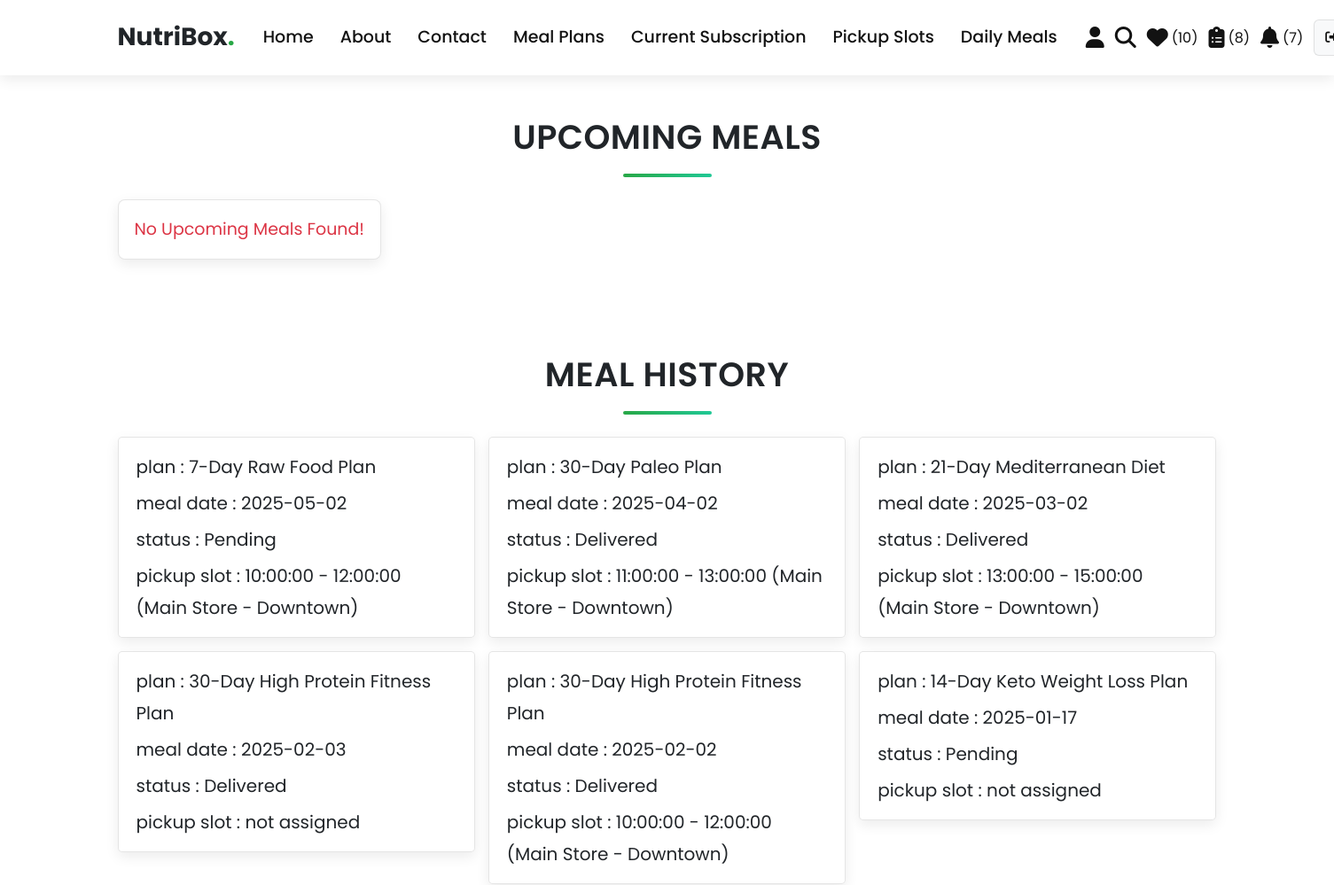
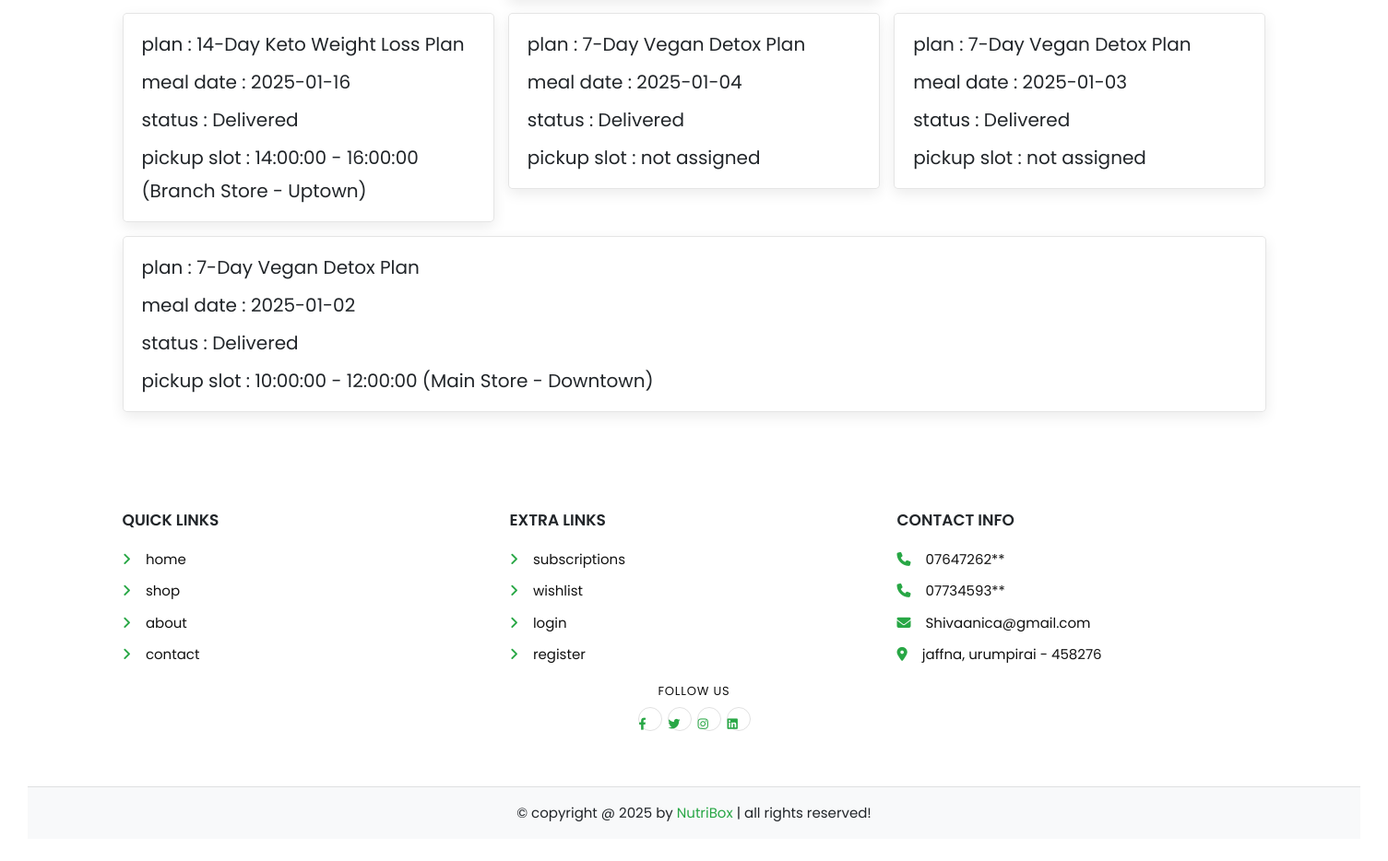
The app's page /user/daily_meals.php (signed in) with its own data (2 pictures, top to bottom).
### tables this page shows
CREATE TABLE IF NOT EXISTS subscription_meals (
  id INT(100) NOT NULL AUTO_INCREMENT,
  subscription_id INT(100) NOT NULL,
  meal_date DATE NOT NULL,
  status VARCHAR(20) NOT NULL DEFAULT 'Pending',
  created_at TIMESTAMP NOT NULL DEFAULT CURRENT_TIMESTAMP,
  PRIMARY KEY (id),
  UNIQUE KEY unique_subscription_meal_date (subscription_id, meal_date),
  KEY idx_subscription_id (subscription_id),
  KEY idx_meal_date (meal_date)
);

CREATE TABLE IF NOT EXISTS meal_plans (
  id INT(100) NOT NULL AUTO_INCREMENT,
  name VARCHAR(100) NOT NULL,
  description VARCHAR(500) NOT NULL,
  price INT(100) NOT NULL,
  duration INT(10) NOT NULL COMMENT 'Duration in days',
  calories INT(10) NOT NULL,
  diet_type VARCHAR(50) NOT NULL,
  image VARCHAR(100) NOT NULL,
  PRIMARY KEY (id)
);

CREATE TABLE IF NOT EXISTS subscription_pickup_slots (
  id INT(100) NOT NULL AUTO_INCREMENT,
  subscription_id INT(100) NOT NULL,
  pickup_slot_id INT(100) DEFAULT NULL,
  pickup_date DATE NOT NULL,
  time_from TIME NOT NULL,
  time_to TIME NOT NULL,
  location VARCHAR(255) NOT NULL,
  status VARCHAR(20) NOT NULL DEFAULT 'Assigned',
  created_at TIMESTAMP NOT NULL DEFAULT CURRENT_TIMESTAMP,
  updated_at TIMESTAMP NOT NULL DEFAULT CURRENT_TIMESTAMP ON UPDATE CURRENT_TIMESTAMP,
  PRIMARY KEY (id),
  KEY idx_subscription_id (subscription_id),
  KEY idx_pickup_slot_id (pickup_slot_id)
);

### user/daily_meals.php (the view, shortened to what this page needs)
<?php
@include "../config.php";
$user_id = $_SESSION["user_id"];
$upcoming = $conn->prepare(
    "SELECT sm.*, m.name AS meal_name, sps.time_from, sps.time_to, sps.location, sps.status AS pickup_status
     FROM `subscription_meals` AS sm
     INNER JOIN `subscriptions` AS s ON sm.subscription_id = s.id
     INNER JOIN `meal_plans` AS m ON s.meal_plan_id = m.id
     LEFT JOIN `subscription_pickup_slots` AS sps
       ON sps.subscription_id = sm.subscription_id AND sps.pickup_date = sm.meal_date AND sps.status != 'Cancelled'
     WHERE s.user_id = ? AND sm.meal_date >= CURDATE()
     ORDER BY sm.meal_date ASC, sm.id ASC",
);
$upcoming->execute([$user_id]);
$history = $conn->prepare(
    "SELECT sm.*, m.name AS meal_name, sps.time_from, sps.time_to, sps.location, sps.status AS pickup_status
     FROM `subscription_meals` AS sm
     INNER JOIN `subscriptions` AS s ON sm.subscription_id = s.id
     INNER JOIN `meal_plans` AS m ON s.meal_plan_id = m.id
     LEFT JOIN `subscription_pickup_slots` AS sps
       ON sps.subscription_id = sm.subscription_id AND sps.pickup_date = sm.meal_date AND sps.status != 'Cancelled'
     WHERE s.user_id = ? AND sm.meal_date < CURDATE()
     ORDER BY sm.meal_date DESC, sm.id DESC",
);
$history->execute([$user_id]);
?>
<!DOCTYPE html>
<html lang="en">
<head>
   <link rel="stylesheet" href="https://cdnjs.cloudflare.com/ajax/libs/font-awesome/6.1.1/css/all.min.css">
   <link rel="stylesheet" href="css/user_style.css">
</head>
<body>
<?php include "user_header.php"; ?>
<section class="placed-orders">
   <h1 class="title">upcoming meals</h1>
   <div class="box-container">
      <?php if ($upcoming->rowCount() > 0) {
          while ($meal = $upcoming->fetch(PDO::FETCH_ASSOC)) { ?>
      <div class="box">
         <p> plan : <span><?= $meal["meal_name"] ?></span> </p>
         <p> meal date : <span><?= $meal["meal_date"] ?></span> </p>
         <p> status : <span><?= $meal["status"] ?></span> </p>
         <p> pickup slot : <span>
            <?php if (!empty($meal["time_from"])) { ?>
               <?= $meal["time_from"] ?> - <?= $meal["time_to"] ?> (<?= $meal[
     "location"
 ] ?>)
            <?php } else { ?>
               not assigned
            <?php } ?>
         </span></p>
      </div>
      <?php }
      } else {
          echo '<p class="empty">no upcoming meals found!</p>';
      } ?>
   </div>
</section>
<section class="placed-orders" style="margin-top:2rem;">
   <h1 class="title">meal history</h1>
   <div class="box-container">
      <?php if ($history->rowCount() > 0) {
          while ($meal = $history->fetch(PDO::FETCH_ASSOC)) { ?>
      <div class="box">
         <p> plan : <span><?= $meal["meal_name"] ?></span> </p>
         <p> meal date : <span><?= $meal["meal_date"] ?></span> </p>
         <p> status : <span><?= $meal["status"] ?></span> </p>
         <p> pickup slot : <span>
            <?php if (!empty($meal["time_from"])) { ?>
               <?= $meal["time_from"] ?> - <?= $meal["time_to"] ?> (<?= $meal[
     "location"
 ] ?>)
            <?php } else { ?>
               not assigned
            <?php } ?>
         </span></p>
      </div>
      <?php }
      } else {
          echo '<p class="empty">no meal history yet!</p>';
      } ?>
   </div>
</section>
<?php include "user_footer.php"; ?>
</body>
</html>

### user/css/user_style.css (style rules this page uses)
.placed-orders .box-container { display: flex; flex-wrap: wrap; gap: 1.5rem; align-items: flex-start; }
.placed-orders .box-container .box { padding: 1rem 2rem; flex: 1 1 40rem; border: var(--border); background-color: var(--white); box-shadow: var(--box-shadow); border-radius: 0.5rem; }
.placed-orders .box-container .box p { margin: 0.5rem 0; line-height: 1.8; font-size: 2rem; color: var(--light-color); }
.placed-orders .box-container .box p span { color: var(--green); }

### user/css/components.css (style rules this page uses)
:root { --primary-green: #28a745; --secondary-orange: #fd7e14; --accent-red: #dc3545; --dark-gray: #212529; --light-gray: #121212; --white: #ffffff; --off-white: #f8f9fa; --light-bg: #8aeeb5; --border: 0.15rem solid rgba(0, 0, 0, 0.1); --box-shadow: 0 0.5rem 1.5rem rgba(0, 0, 0, 0.08); --gradient: linear-gradient(135deg, var(--primary-green), #20c997); }
* { font-family: "Poppins", sans-serif; margin: 0; padding: 0; box-sizing: border-box; outline: none; border: none; text-decoration: none; color: var(--dark-gray); transition: all 0.3s ease; }
body { background-color: var(--light-bg); line-height: 1.6; background: url("../../images/BG.png") no-repeat center center fixed; background-size: cover; font-family: "Poppins", sans-serif; }
html { font-size: 62.5%; overflow-x: hidden; scroll-behavior: smooth; scroll-padding-top: 7rem; }
section { padding: 4rem 3rem; max-width: 1300px; margin: 0 auto; }
.title { text-align: center; margin-bottom: 2.5rem; text-transform: uppercase; color: var(--dark-gray); font-size: 3.8rem; font-weight: 600; letter-spacing: 0.05rem; position: relative; }
.title::after { content: ""; width: 100px; height: 4px; background: var(--gradient); display: block; margin: 1rem auto; border-radius: 2px; }
.empty { padding: 1.8rem; background: var(--white); color: var(--accent-red); border-radius: 0.8rem; border: var(--border); font-size: 1.9rem; text-align: center; box-shadow: var(--box-shadow); text-transform: capitalize; }

### records on screen
subscription_meals: meal_plans.name "7-Day Raw Food Plan", meal_date "2025-05-02", status "Pending", subscription_pickup_slots.time_from "10:00:00", subscription_pickup_slots.time_to "12:00:00", subscription_pickup_slots.location "Main Store - Downtown"
subscription_meals: meal_plans.name "30-Day Paleo Plan", meal_date "2025-04-02", status "Delivered", subscription_pickup_slots.time_from "11:00:00", subscription_pickup_slots.time_to "13:00:00", subscription_pickup_slots.location "Main Store - Downtown"
subscription_meals: meal_plans.name "21-Day Mediterranean Diet", meal_date "2025-03-02", status "Delivered", subscription_pickup_slots.time_from "13:00:00", subscription_pickup_slots.time_to "15:00:00", subscription_pickup_slots.location "Main Store - Downtown"
subscription_meals: meal_plans.name "30-Day High Protein Fitness Plan", meal_date "2025-02-03", status "Delivered", shows "not assigned"
subscription_meals: meal_plans.name "30-Day High Protein Fitness Plan", meal_date "2025-02-02", status "Delivered", subscription_pickup_slots.time_from "10:00:00", subscription_pickup_slots.time_to "12:00:00", subscription_pickup_slots.location "Main Store - Downtown"
subscription_meals: meal_plans.name "14-Day Keto Weight Loss Plan", meal_date "2025-01-17", status "Pending", shows "not assigned"
subscription_meals: meal_plans.name "14-Day Keto Weight Loss Plan", meal_date "2025-01-16", status "Delivered", subscription_pickup_slots.time_from "14:00:00", subscription_pickup_slots.time_to "16:00:00", subscription_pickup_slots.location "Branch Store - Uptown"
subscription_meals: meal_plans.name "7-Day Vegan Detox Plan", meal_date "2025-01-04", status "Delivered", shows "not assigned"
subscription_meals: meal_plans.name "7-Day Vegan Detox Plan", meal_date "2025-01-03", status "Delivered", shows "not assigned"
subscription_meals: meal_plans.name "7-Day Vegan Detox Plan", meal_date "2025-01-02", status "Delivered", subscription_pickup_slots.time_from "10:00:00", subscription_pickup_slots.time_to "12:00:00", subscription_pickup_slots.location "Main Store - Downtown"

### other values on screen
$wishlist_total "10"
$subscription_total "8"
$unread_notifications "7"
